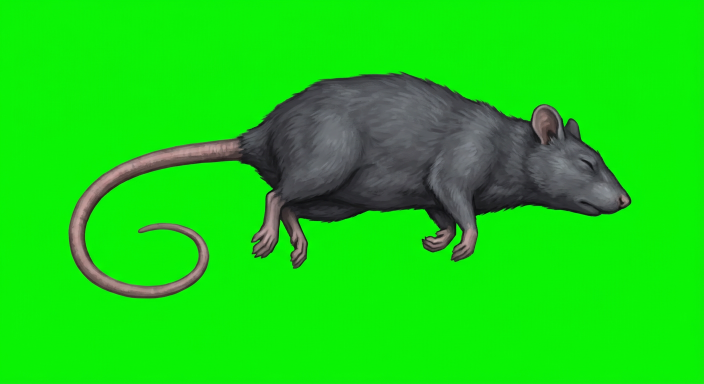
#> input picture heroes/assets/rat_remains_source.png, 1408 x 768 px (shown at 1/2 size); its folder holds 2 pictures in this run
$ python build_remains.py
#> lines starting #> are read from the running program, lines starting #| are printed output that depends on the picture
from pathlib import Path
from PIL import Image
import numpy as np
R=Path(__file__).resolve().parent
for name in ['rat','skeleton']:
 a=np.array(Image.open(R.parent/'assets'/f'{name}_remains_source.png').convert('RGB')).astype(float)
 r,g,b=a[:,:,0],a[:,:,1],a[:,:,2];alpha=np.clip(1-(g-np.maximum(r,b))/180,0,1)
#> after `r, g, b = (a[:, :, 0], a[:, :, 1], a[:, :, 2])`:
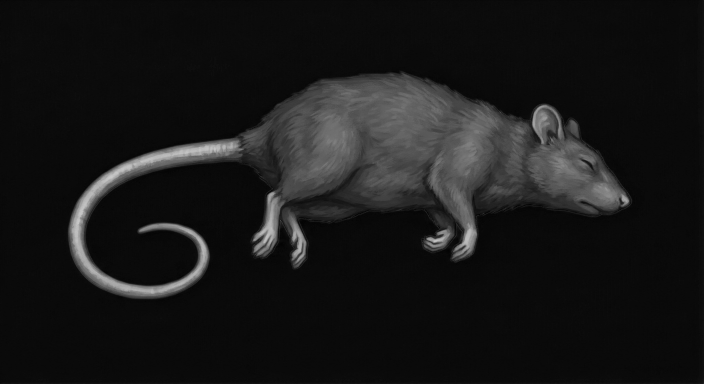
#> r: shape (768, 1408) float64 (shown at 1/2 size); min 0, max 202, mean 23.7
#> after `r, g, b = (a[:, :, 0], a[:, :, 1], a[:, :, 2])`:
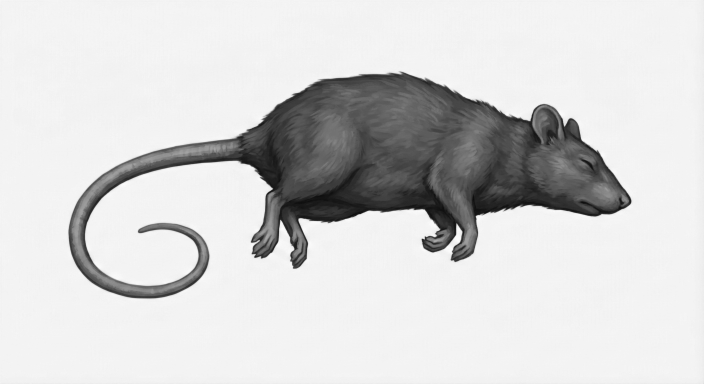
#> g: shape (768, 1408) float64 (shown at 1/2 size); min 10, max 254, mean 211.8
#> after `r, g, b = (a[:, :, 0], a[:, :, 1], a[:, :, 2])`:
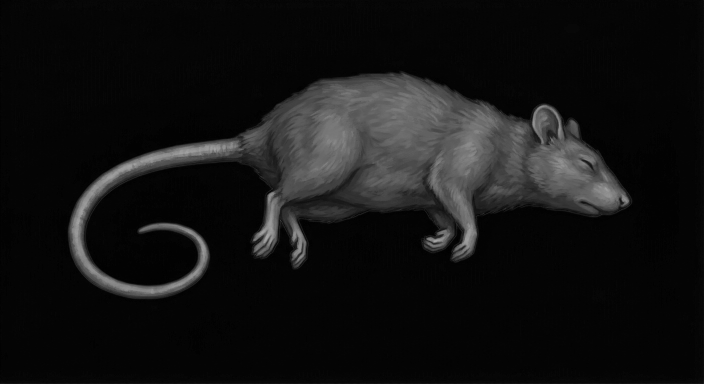
#> b: shape (768, 1408) float64 (shown at 1/2 size); min 0, max 170, mean 19
 alpha[(g>r*1.45)&(g>b*1.45)&(g>75)]=0
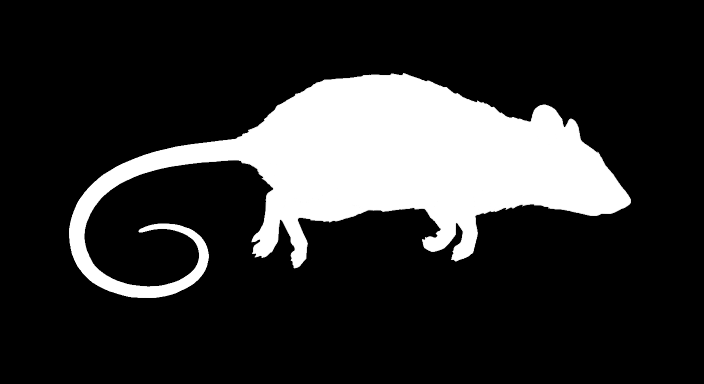
#> alpha: shape (768, 1408) float64 (shown at 1/2 size); min 0, max 1, mean 0.185
 a[:,:,1]=np.minimum(g,np.maximum(r,b)*1.05)
 lum=a@np.array([.2126,.7152,.0722]);a=(a*.2+lum[:,:,None]*.8)*np.array([.75,.79,.84])
#> after `a = (a * 0.2 + lum[:, :, None] * 0.8) * np.array([0.75, 0.79, 0.84])`:
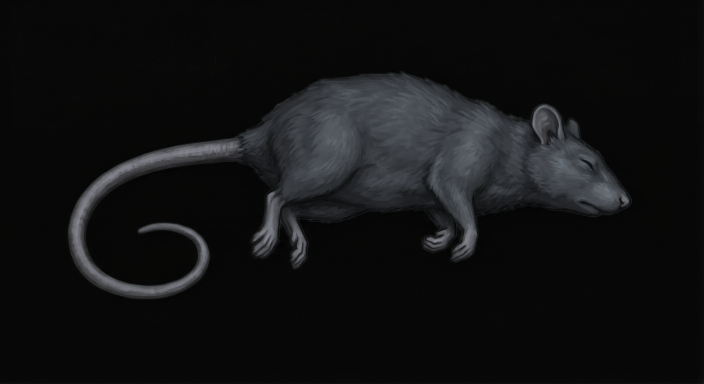
#> a: shape (768, 1408, 3) float64 (shown at 1/2 size); mean R, G, B 17.5, 18.4, 18.8
 im=Image.fromarray(np.dstack([np.clip(a,0,255),alpha*255]).astype('uint8'));im=im.crop(im.getbbox());im.thumbnail((256,160),Image.Resampling.LANCZOS)
#> after `im = im.crop(im.getbbox())`:
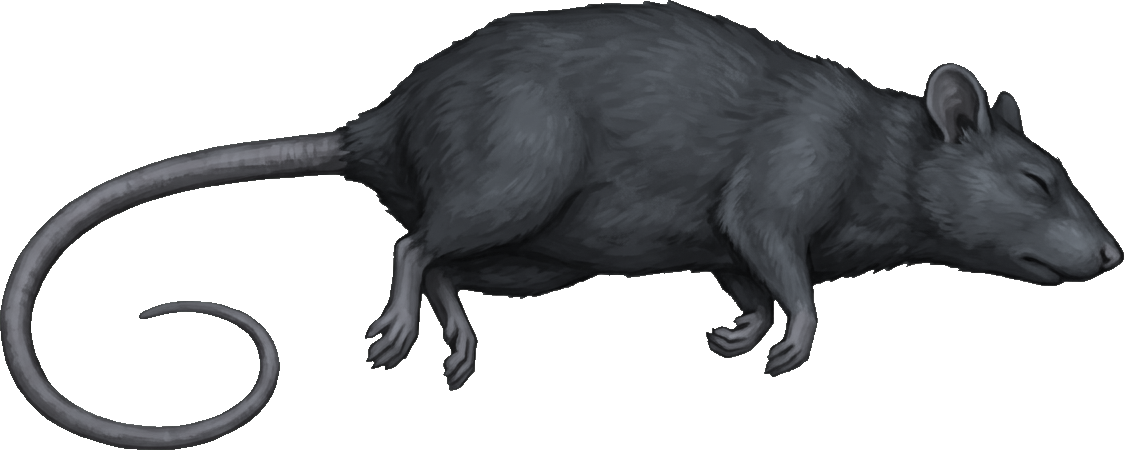
#> im: PIL image 1124x450 RGBA; mean R, G, B, A 28.3, 29.7, 31.1, 101; transparent parts drawn white
#> after `im.thumbnail((256, 160), Image.Resampling.LANCZOS)`:
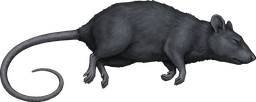
#> im: PIL image 256x102 RGBA; mean R, G, B, A 25.7, 26.8, 28.8, 101; transparent parts drawn white
 im.save(R/f'{name}_remains.png')
#> pass 2 of the loop `for name in ['rat','skeleton']:`:
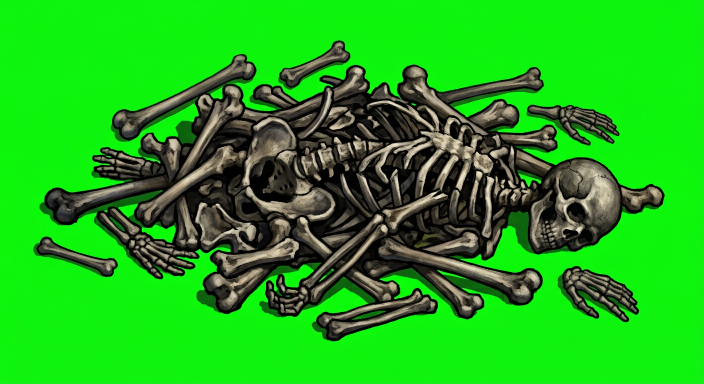
#> input picture heroes/assets/skeleton_remains_source.png, 1408 x 768 px (shown at 1/2 size)
#> `alpha[(g>r*1.45)&(g>b*1.45)&(g>75)]=0`:
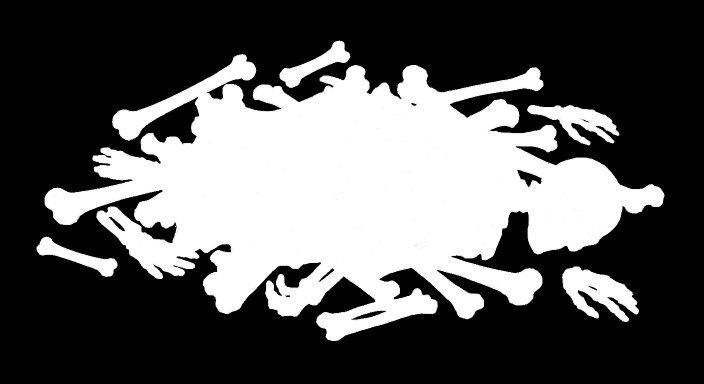
#> alpha: shape (768, 1408) float64 (shown at 1/2 size); min 0, max 1, mean 0.357
#> im: PIL image 1408x768 RGBA
#> im: PIL image 1256x601 RGBA
#> `im.thumbnail((256, 160), Image.Resampling.LANCZOS)`:
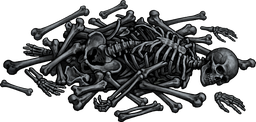
#> im: PIL image 256x122 RGBA; mean R, G, B, A 25.5, 26.5, 27.3, 130.3; transparent parts drawn white
